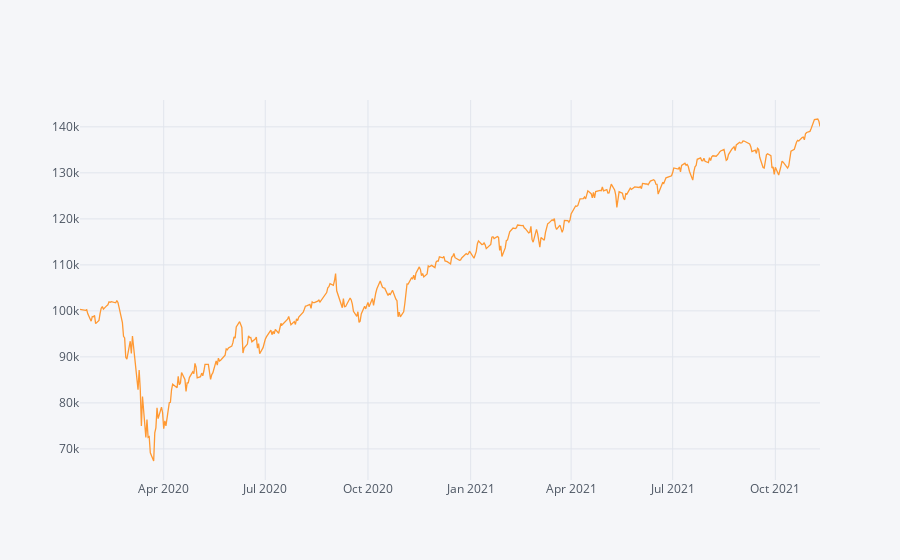

This figure's notebook cell:
### Code cell
#Todo:
r_df = results['result_df']

# Calculate the Absolute Return of a buy-and-hold strategy in the same period
absolute_return_bh = ((r_df.iloc[-1].Close - r_df.Open.iloc[0])/r_df.Open.iloc[0])*100 

# Calculate the CAGR or our trend-following trading strategy
CAGR_bh = ((r_df.Close.iloc[-1] / r_df.Open.iloc[0])**(365/(r_df.index[-1] - r_df.index[0]).days))-1

# Calculate the IR (Sharpe without RF-rate) of our trend-following trading strategy
information_ratio_bh = (r_df.Close.pct_change().mean() / r_df.Close.pct_change().std())*((252)**0.5)

#Plot the equity curve (hint: use 'close' returns and your initial capital value to generate an equity curve)
((r_df.Close.pct_change().dropna()+1).cumprod()*starting_capital).iplot()

### Figure 1 — Plotly figure (JSON) as saved in the notebook; plotly's stock layout.template omitted (floating-point values rounded to 4 significant figures; data arrays with more than 128 entries replaced by an {"elided": "..."} marker saying what was removed)
{"data": [{"line": {"color": "rgba(255, 153, 51, 1.0)", "dash": "solid", "shape": "linear", "width": 1.3}, "mode": "lines", "name": "Close", "text": "", "type": "scatter", "x": {"elided": "459 str values"}, "y": {"elided": "459 float values"}}], "layout": {"autosize": true, "legend": {"bgcolor": "#F5F6F9", "font": {"color": "#4D5663"}}, "paper_bgcolor": "#F5F6F9", "plot_bgcolor": "#F5F6F9", "title": {"font": {"color": "#4D5663"}}, "xaxis": {"autorange": true, "gridcolor": "#E1E5ED", "range": ["2020-01-17", "2021-11-10"], "showgrid": true, "tickfont": {"color": "#4D5663"}, "title": {"font": {"color": "#4D5663"}, "text": ""}, "type": "date", "zerolinecolor": "#E1E5ED"}, "yaxis": {"autorange": true, "gridcolor": "#E1E5ED", "range": [63240.0, 145800.0], "showgrid": true, "tickfont": {"color": "#4D5663"}, "title": {"font": {"color": "#4D5663"}, "text": ""}, "type": "linear", "zerolinecolor": "#E1E5ED"}}}
